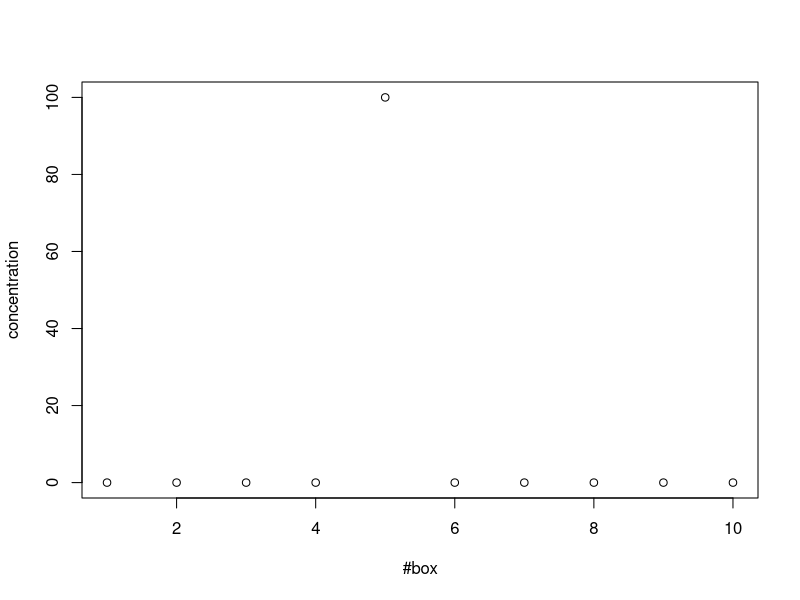
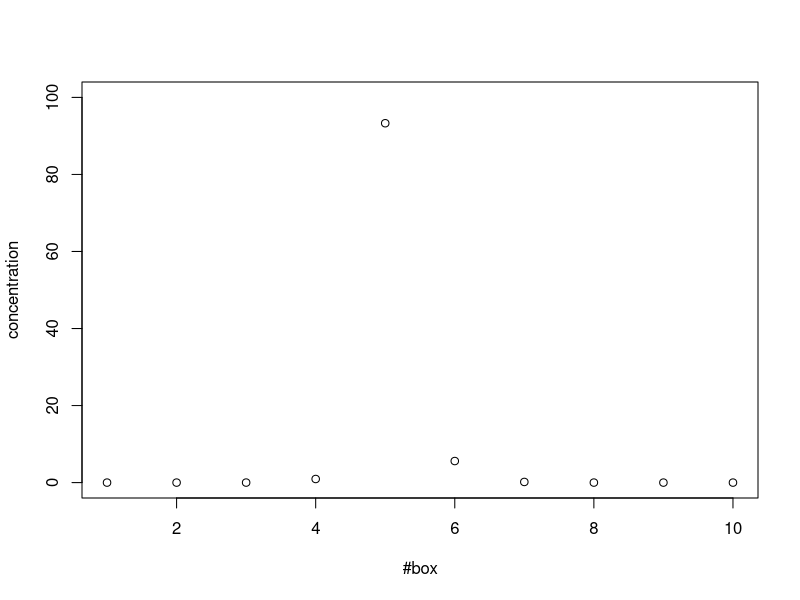
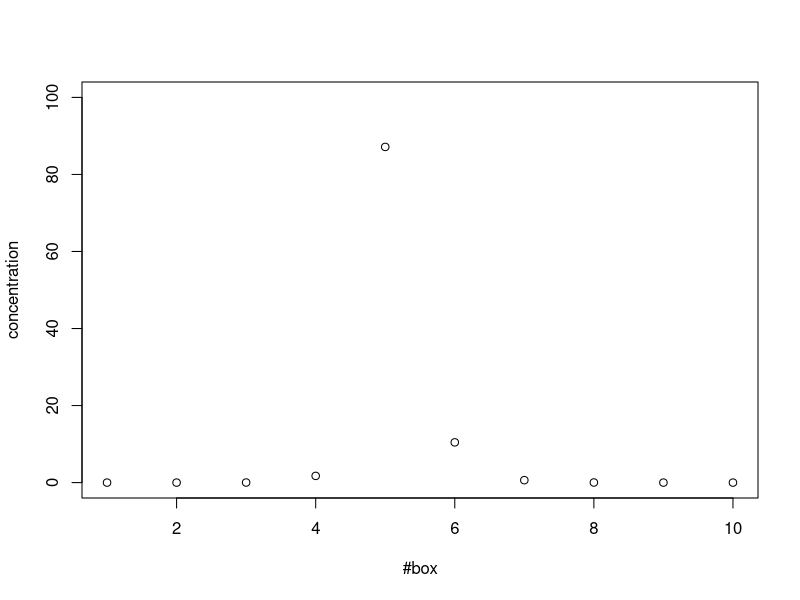
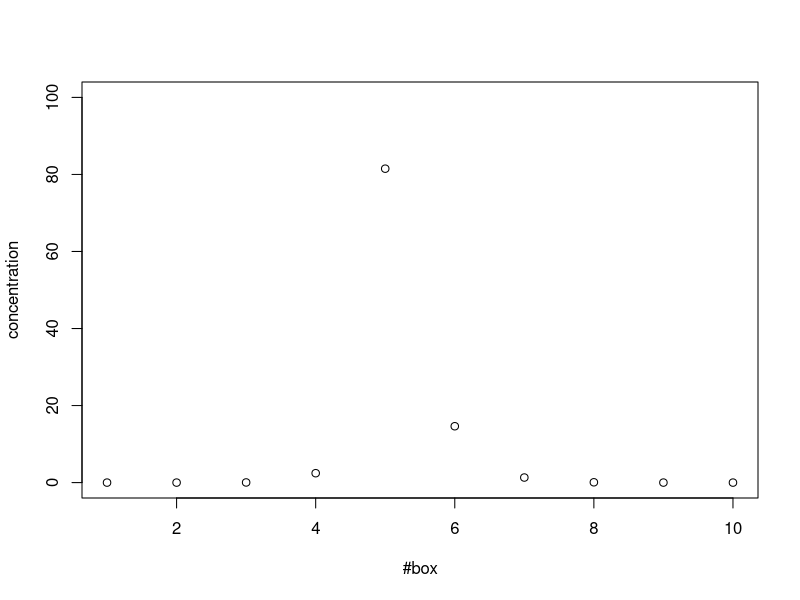
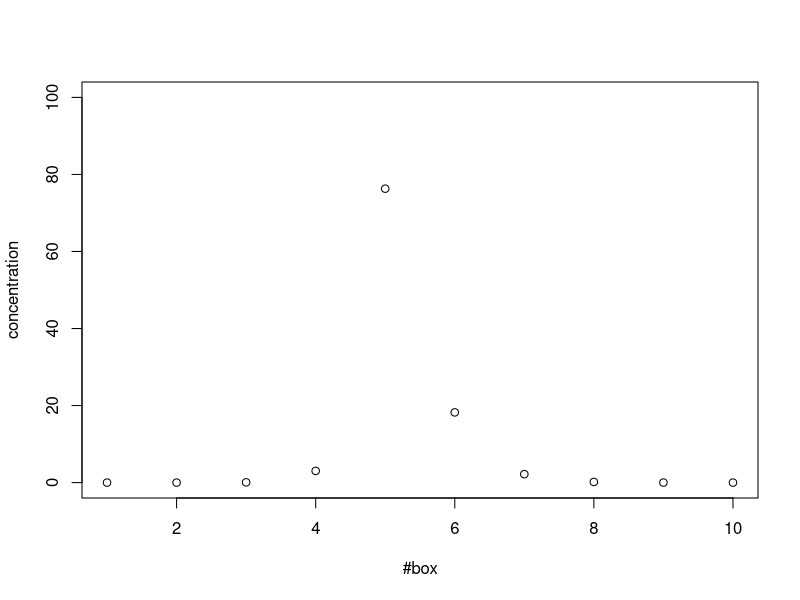
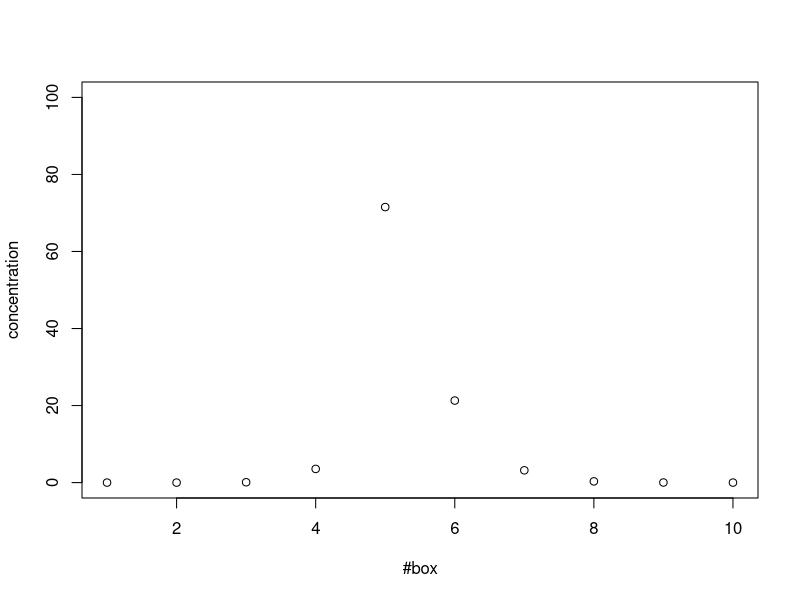
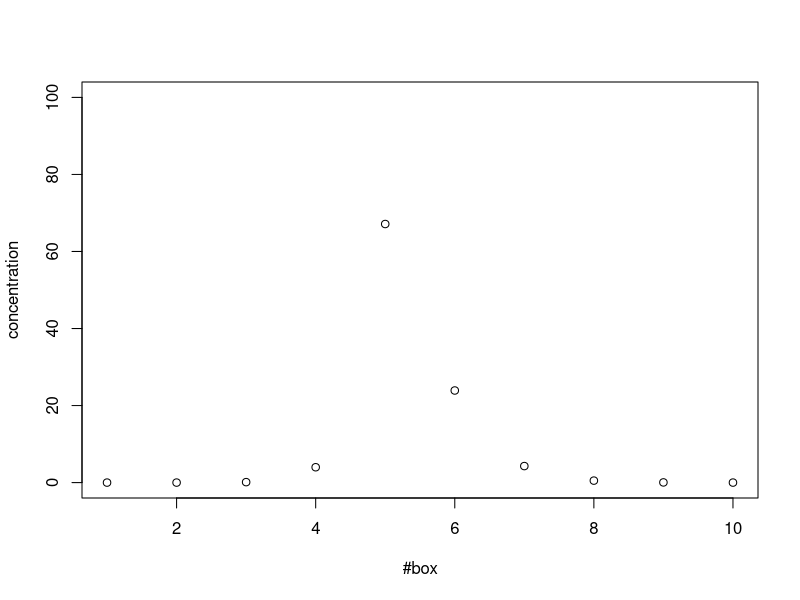
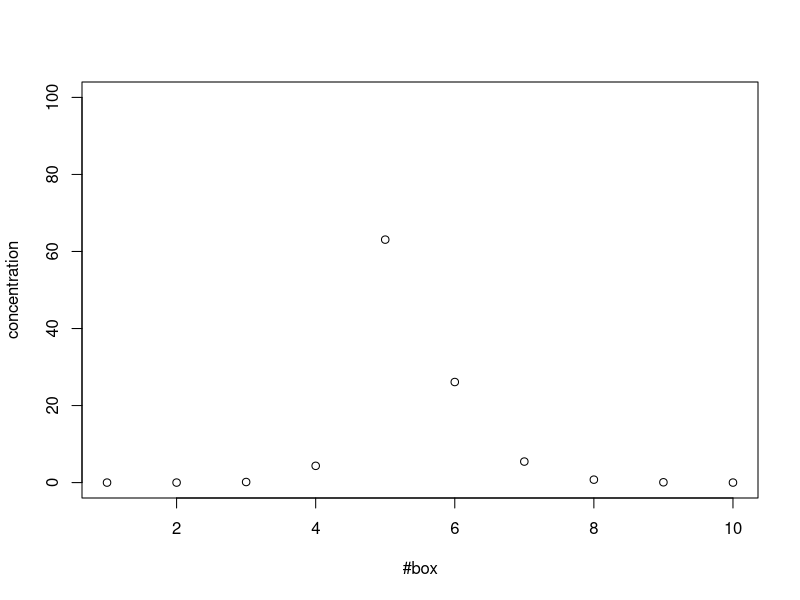

Recreate these plots in R, in order. (Note: this script raises an error after producing the figures.)
# function to create eigenvalue diagonal matrix Lambda
exp_Lambda = function(lambda_values, t) {
  return( diag(exp(lambda_values * t)) )
}

# initial conditions
# number of boxes
n_box = 10
# advection velocity
v_a = .05
# diffusion coeff
k.h.dt = .01
# initial box number
i_box = 5
# initial concentration
C_i = 100
# time series
t = 0:100

K = matrix(0, nrow = n_box, ncol = n_box)
# diffusion
add_diffusion_term = function(K, k.h.dt, n_box) {
  for (i in seq(n_box)) {
    K[i, i] = K[i, i] + -2 * k.h.dt
    if (i == 1) {
      K[i, n_box] = K[i, n_box] + k.h.dt
    } else {
      K[i, (10+i-1)%%n_box] = K[i, (10+i-1)%%n_box] + k.h.dt
    }
    if (i == 9) {
      K[i, n_box] = K[i, n_box] + k.h.dt
    }
    K[i, (10+i+1)%%n_box] = K[i, (10+i+1)%%n_box] + k.h.dt
  }
  return( K )
}
# advection - call if v_a != 0
add_advection_term = function(K, v_a, n_box) {
  for (i in seq(n_box)) {
    K[i, i] = K[i, i] + -1 * v_a
    if (v_a > 0) {
      if (i == 1) {
        K[i, n_box] = K[i, n_box] + v_a
      } else {
        K[i, (10+i-1)%%n_box] = K[i, (10+i-1)%%n_box] + v_a
      }
    } else {
      if (i == 9) {
        K[i, n_box] = K[i, n_box] + v_a
      }
      K[i, (10+i+1)%%n_box] = K[i, (10+i+1)%%n_box] + v_a
    }
  }
  return( K )
}

# construct transition matrix
K = add_advection_term(K, v_a, n_box)
K = add_diffusion_term(K, k.h.dt, n_box)

# eigenvalues and eigenvectors
eigens = eigen(K)
e_vals = eigens$values
Xe = eigens$vectors
Xe.inv = solve(Xe)

# initial condition
C_0 = matrix(0, n_box, 1)
C_0[i_box] = C_i

# matrix to store the transition of concentration
Conc = matrix(nrow = n_box, ncol = length(t))

# loop over time to calculate C(t) for t
for (t_i in t) {
  Lambda = exp_Lambda(e_vals, t_i)
  conc_t_i = Re(Xe %*% Lambda %*% Xe.inv %*% C_0)
  Conc[, t_i] = conc_t_i
  png(paste("./part1_movie/", t_i, ".png", sep=""))
  plot(x = 1:n_box, y = conc_t_i, xlim = c(1, n_box), ylim = c(0, C_i), xlab = "#box", ylab = "concentration")
  dev.off()
}

